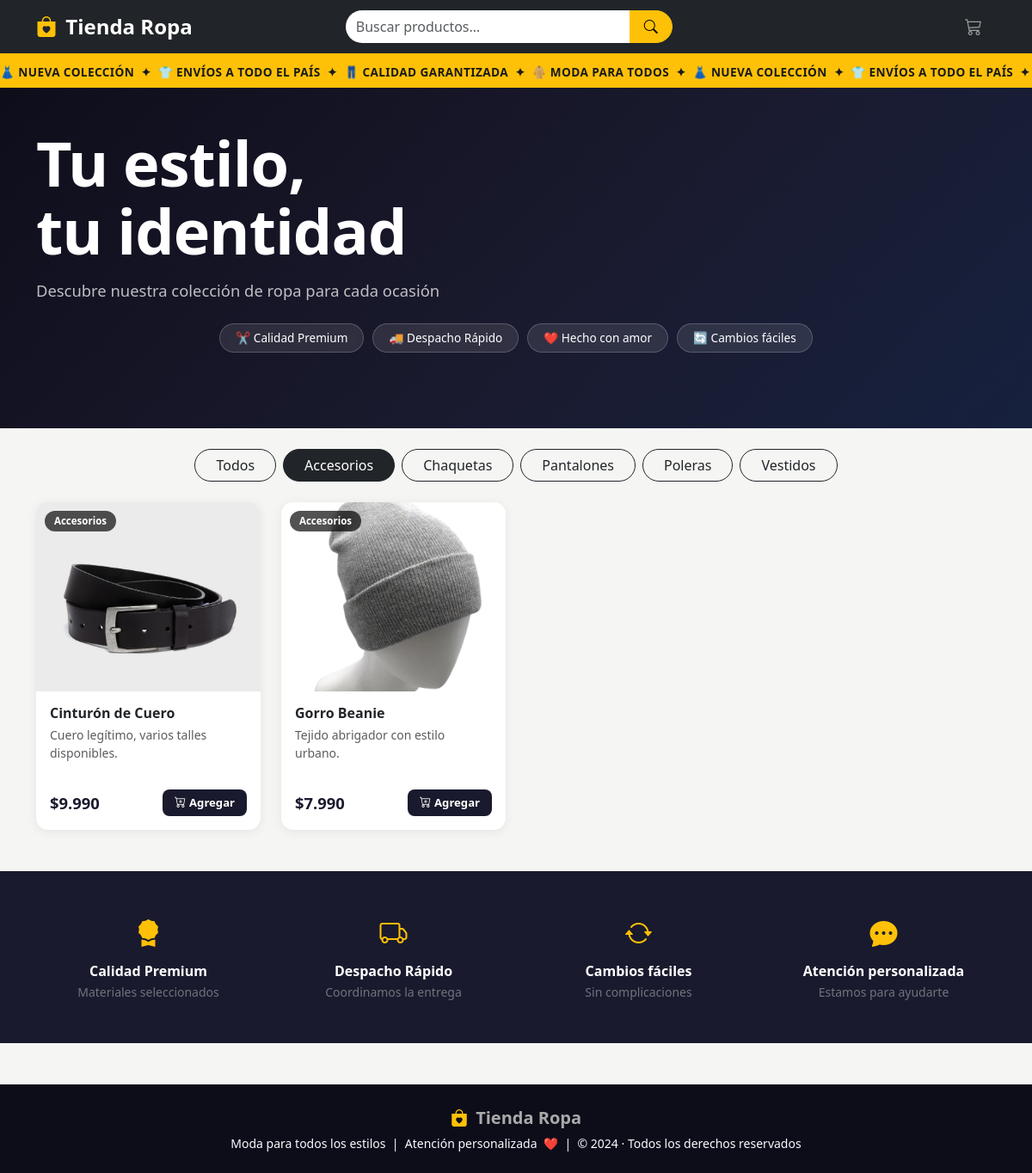
/?categoria=5, run on the app's committed database.
### tables this page shows
CREATE TABLE categorias (
            id     INTEGER PRIMARY KEY AUTOINCREMENT,
            nombre TEXT    NOT NULL UNIQUE
        );

CREATE TABLE productos (
            id           INTEGER PRIMARY KEY AUTOINCREMENT,
            nombre       TEXT    NOT NULL,
            descripcion  TEXT,
            precio       REAL    NOT NULL DEFAULT 0,
            imagen       TEXT,
            categoria_id INTEGER REFERENCES categorias(id),
            stock        INTEGER NOT NULL DEFAULT 0,
            activo       INTEGER NOT NULL DEFAULT 1
        );

### app.py (the view)
@app.route("/")
def index():
    conn     = get_db()
    cat_id   = request.args.get("categoria", type=int)
    busqueda = request.args.get("busqueda", "").strip()
    query  = """
        SELECT p.*, c.nombre AS cat_nombre
        FROM productos p
        LEFT JOIN categorias c ON p.categoria_id = c.id
        WHERE p.activo = 1
    """
    params = []
    if cat_id:
        query  += " AND p.categoria_id = ?"
        params += [cat_id]
    if busqueda:
        query  += " AND (p.nombre LIKE ? OR p.descripcion LIKE ?)"
        params += [f"%{busqueda}%", f"%{busqueda}%"]
    query += " ORDER BY p.id"
    productos  = conn.execute(query, params).fetchall()
    categorias = conn.execute("SELECT * FROM categorias ORDER BY nombre").fetchall()
    conn.close()
    return render_template(
        "index.html",
        productos=productos,
        categorias=categorias,
        cat_actual=cat_id,
        busqueda=busqueda,
    )

### app.py (called while the page is built)
def get_db() -> sqlite3.Connection:
    conn = sqlite3.connect(DATABASE)
    conn.row_factory = sqlite3.Row
    return conn

@app.context_processor
def inject_cart_count():
    carrito = session.get("carrito", {})
    return {"cart_count": sum(v["cantidad"] for v in carrito.values())}

@app.template_filter("precio_cl")
def precio_cl(val):
    try:
        return f"${int(val):,}".replace(",", ".")
    except (TypeError, ValueError):
        return f"${val}"

### templates/index.html (shortened to what this page needs)
{% extends 'base.html' %}
{% block content %}
<section class="hero-section">
  <div class="hero-ticker">
    <div class="ticker-inner">
      👗 NUEVA COLECCIÓN &nbsp;✦&nbsp; 👕 ENVÍOS A TODO EL PAÍS &nbsp;✦&nbsp;
      👖 CALIDAD GARANTIZADA &nbsp;✦&nbsp; 🧥 MODA PARA TODOS &nbsp;✦&nbsp;
      👗 NUEVA COLECCIÓN &nbsp;✦&nbsp; 👕 ENVÍOS A TODO EL PAÍS &nbsp;✦&nbsp;
      👖 CALIDAD GARANTIZADA &nbsp;✦&nbsp; 🧥 MODA PARA TODOS &nbsp;✦&nbsp;
    </div>
  </div>
  <div class="container py-5">
    <h1 class="hero-title">Tu estilo,<br>tu identidad</h1>
    <p class="hero-sub">Descubre nuestra colección de ropa para cada ocasión</p>
    <div class="hero-badges">
      <span class="hero-badge">✂️ Calidad Premium</span>
      <span class="hero-badge">🚚 Despacho Rápido</span>
      <span class="hero-badge">❤️ Hecho con amor</span>
      <span class="hero-badge">🔄 Cambios fáciles</span>
    </div>
  </div>
</section>
<section class="container my-4">
  <div class="d-flex flex-wrap gap-2 justify-content-center">
    <a href="{{ url_for('index') }}"
       class="btn rounded-pill px-4 {{ 'btn-dark' if not cat_actual else 'btn-outline-dark' }}">
      Todos
    </a>
    {% for c in categorias %}
    <a href="{{ url_for('index', categoria=c.id) }}"
       class="btn rounded-pill px-4 {{ 'btn-dark' if cat_actual == c.id else 'btn-outline-dark' }}">
      {{ c.nombre }}
    </a>
    {% endfor %}
  </div>
</section>
<section class="container mb-5">
  {% if productos %}
  <div class="row row-cols-2 row-cols-md-3 row-cols-xl-4 g-4">
    {% for p in productos %}
    <div class="col">
      <div class="card product-card h-100">
        <div class="product-img-wrap position-relative">
          {% if p.imagen %}
          <img src="{{ url_for('static', filename='uploads/' ~ p.imagen) }}"
               class="card-img-top product-img" alt="{{ p.nombre }}">
          {% else %}
          <div class="no-product-img d-flex align-items-center justify-content-center">
            <i class="bi bi-bag text-muted" style="font-size:3.5rem"></i>
          </div>
          {% endif %}
          {% if p.cat_nombre %}
          <span class="badge-cat">{{ p.cat_nombre }}</span>
          {% endif %}
        </div>
        <div class="card-body d-flex flex-column">
          <h6 class="card-title fw-bold mb-1">{{ p.nombre }}</h6>
          <p class="card-text text-muted small flex-grow-1">
            {{ p.descripcion or '' }}
          </p>
          <div class="d-flex align-items-center justify-content-between mt-3">
            <span class="product-price">{{ p.precio | precio_cl }}</span>
            {% if p.stock > 0 %}
            <button class="btn btn-add-cart btn-sm btn-agregar-ajax"
                    data-pid="{{ p.id }}"
                    data-url="{{ url_for('agregar_carrito_ajax', pid=p.id) }}"
                    data-fallback="{{ url_for('agregar_carrito', pid=p.id) }}">
              <i class="bi bi-cart-plus me-1"></i>Agregar
            </button>
            {% else %}
            <button class="btn btn-secondary btn-sm" disabled>Sin stock</button>
            {% endif %}
          </div>
        </div>
      </div>
    </div>
    {% endfor %}
  </div>
  {% endif %}
</section>
<section class="features-strip py-5">
  <div class="container">
    <div class="row text-center g-4">
      <div class="col-6 col-md-3">
        <i class="bi bi-award-fill fs-2 text-warning"></i>
        <p class="fw-bold text-white mt-2 mb-0">Calidad Premium</p>
        <small class="text-secondary">Materiales seleccionados</small>
      </div>
      <div class="col-6 col-md-3">
        <i class="bi bi-truck fs-2 text-warning"></i>
        <p class="fw-bold text-white mt-2 mb-0">Despacho Rápido</p>
        <small class="text-secondary">Coordinamos la entrega</small>
      </div>
      <div class="col-6 col-md-3">
        <i class="bi bi-arrow-repeat fs-2 text-warning"></i>
        <p class="fw-bold text-white mt-2 mb-0">Cambios fáciles</p>
        <small class="text-secondary">Sin complicaciones</small>
      </div>
      <div class="col-6 col-md-3">
        <i class="bi bi-chat-dots-fill fs-2 text-warning"></i>
        <p class="fw-bold text-white mt-2 mb-0">Atención personalizada</p>
        <small class="text-secondary">Estamos para ayudarte</small>
      </div>
    </div>
  </div>
</section>
{% endblock %}

### static/css/style.css (style rules this page uses)
body { background-color: #f5f5f3; font-family: 'Segoe UI', system-ui, -apple-system, sans-serif; color: #1a1a1a; }
.hero-section { background: linear-gradient(135deg, #0d0d1a 0%, #1a1a2e 55%, #16213e 100%); color: #ffffff; overflow: hidden; }
.hero-ticker { background-color: #ffc107; color: #1a1a1a; padding: 7px 0; overflow: hidden; white-space: nowrap; }
.ticker-inner { display: inline-block; animation: ticker-scroll 30s linear infinite; font-weight: 600; font-size: 0.85rem; letter-spacing: 0.4px; }
.hero-title { font-size: clamp(2.4rem, 6vw, 4.5rem); font-weight: 900; line-height: 1.1; letter-spacing: -1px; margin-bottom: 1rem; }
.hero-sub { font-size: 1.15rem; color: rgba(255, 255, 255, 0.72); margin-bottom: 1.5rem; }
.hero-badges { display: flex; flex-wrap: wrap; justify-content: center; gap: 10px; padding-bottom: 2.5rem; }
.hero-badge { background: rgba(255, 255, 255, 0.1); border: 1px solid rgba(255, 255, 255, 0.2); color: #fff; padding: 6px 18px; border-radius: 25px; font-size: 0.85rem; backdrop-filter: blur(4px); }
.product-card { border: none; border-radius: 14px; box-shadow: 0 2px 12px rgba(0, 0, 0, 0.07); transition: transform 0.22s ease, box-shadow 0.22s ease; overflow: hidden; background: #ffffff; }
.product-img-wrap { position: relative; overflow: hidden; }
.product-img { width: 100%; height: 220px; object-fit: cover; display: block; transition: transform 0.3s ease; }
.badge-cat { position: absolute; top: 10px; left: 10px; background: rgba(0, 0, 0, 0.68); color: #fff; padding: 3px 11px; border-radius: 20px; font-size: 0.72rem; font-weight: 600; backdrop-filter: blur(4px); }
.product-price { font-size: 1.15rem; font-weight: 800; color: #1a1a2e; }
.btn-add-cart { background-color: #1a1a2e; color: #ffffff; border: none; border-radius: 8px; padding: 6px 14px; font-size: 0.82rem; font-weight: 600; transition: background-color 0.18s, color 0.18s; }
.features-strip { background: #1a1a2e; }

### data on the page
categorias: nombre "Accesorios"
categorias: nombre "Chaquetas"
categorias: nombre "Pantalones"
categorias: nombre "Poleras"
categorias: nombre "Vestidos"
productos: imagen (picture), cat_nombre "Accesorios", nombre "Cinturón de Cuero", descripcion "Cuero legítimo, varios talles disponibles.", precio|precio_cl "$9.990"
productos: imagen (picture), cat_nombre "Accesorios", nombre "Gorro Beanie", descripcion "Tejido abrigador con estilo urbano.", precio|precio_cl "$7.990"
